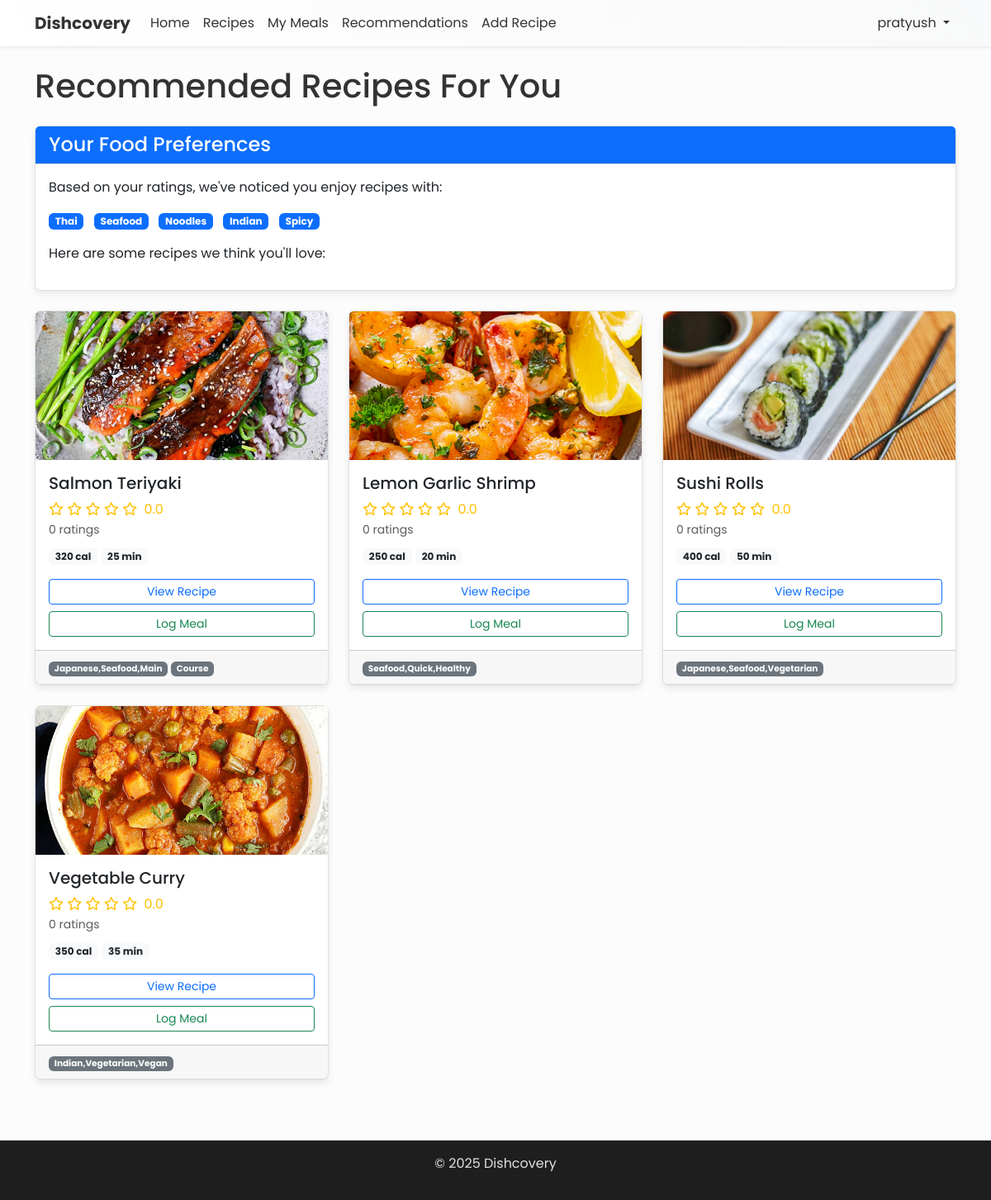
The app's page /recommendations/ (signed in) with its own data.
### core/models.py (models this page shows, shortened)
class User(AbstractUser):
    is_admin = models.BooleanField(default=False)

class Recipe(models.Model):
    id = models.AutoField(primary_key=True)
    name = models.CharField(max_length=30)
    recipe = models.TextField()
    author = models.ForeignKey(User, on_delete=models.CASCADE, related_name='created_recipes')
    cooking_time = models.IntegerField(help_text="Cooking time in minutes")
    image = models.ImageField(upload_to='recipes/', blank=True, null=True)
    protein = models.FloatField()
    carbs = models.FloatField()
    fat = models.FloatField()
    calories = models.FloatField()
    ingredients = models.TextField()
    tags = models.TextField(help_text="Comma separated tags")
    def get_average_rating(self):
        ratings = self.ratings.all()
        if ratings:
            return sum(rating.score for rating in ratings) / len(ratings)
        return 0

### core/views.py (the view)
# urls.py: path('recommendations/', views.recipe_recommendations, name='recommendations'),
@login_required
def recipe_recommendations(request):
    user_high_ratings = Rating.objects.filter(
        user=request.user,
        score__gte=4.0
    )
    liked_tags = []
    for rating in user_high_ratings:
        recipe_tags = rating.recipe.tags.split(',')
        liked_tags.extend([tag.strip() for tag in recipe_tags])
    from collections import Counter
    tag_counter = Counter(liked_tags)
    favorite_tags = [tag for tag, count in tag_counter.most_common(5)]
    user_rated_recipes = Rating.objects.filter(user=request.user).values_list('recipe_id', flat=True)
    recommended_recipes = []
    for tag in favorite_tags:
        tag_recipes = Recipe.objects.filter(
            tags__icontains=tag
        ).exclude(
            id__in=user_rated_recipes
        )
        recommended_recipes.extend(list(tag_recipes))
    recommended_recipes = list({recipe.id: recipe for recipe in recommended_recipes}.values())
    context = {
        'recommended_recipes': recommended_recipes[:10],  # Top 10 recommendations
        'favorite_tags': favorite_tags,
    }
    return render(request, 'recipes/recipe_recommendations.html', context)

### core/templates/recipes/recipe_recommendations.html (shortened to what this page needs)
{% extends 'base.html' %}
{% block content %}
<h1 class="mb-4">Recommended Recipes For You</h1>
{% if not recommended_recipes %}
    <div class="alert alert-info">
        <p>We don't have enough information to make personalized recommendations yet.</p>
        <p>Try rating more recipes to help us understand your preferences better.</p>
        <a href="{% url 'recipe_list' %}" class="btn btn-primary">Explore Recipes</a>
    </div>
{% else %}
    <div class="mb-4">
        <div class="card">
            <div class="card-header bg-primary text-white">
                <h4 class="mb-0">Your Food Preferences</h4>
            </div>
            <div class="card-body">
                <p>Based on your ratings, we've noticed you enjoy recipes with:</p>
                <div class="mb-3">
                    {% for tag in favorite_tags %}
                        <span class="badge bg-primary me-2">{{ tag }}</span>
                    {% endfor %}
                </div>
                <p>Here are some recipes we think you'll love:</p>
            </div>
        </div>
    </div>
    <div class="row">
        {% for recipe in recommended_recipes %}
            <div class="col-md-4 mb-4">
                <div class="card h-100">
                    {% if recipe.image %}
                        <img src="{{ recipe.image.url }}" class="card-img-top" alt="{{ recipe.name }}" style="height: 180px; object-fit: cover;">
                    {% else %}
                        <div class="bg-light text-center py-5">
                            <i class="fas fa-utensils fa-3x text-muted"></i>
                        </div>
                    {% endif %}
                    <div class="card-body">
                        <h5 class="card-title">{{ recipe.name }}</h5>
                        <div class="mb-2">
                            <div class="text-warning">
                                {% with avg_rating=recipe.get_average_rating %}
                                    {% for i in "12345"|make_list %}
                                        {% if forloop.counter <= avg_rating %}
                                            <i class="fas fa-star"></i>
                                        {% elif forloop.counter <= avg_rating|add:"0.5" %}
                                            <i class="fas fa-star-half-alt"></i>
                                        {% else %}
                                            <i class="far fa-star"></i>
                                        {% endif %}
                                    {% endfor %}
                                    <span class="ms-1">{{ avg_rating|floatformat:1 }}</span>
                                {% endwith %}
                            </div>
                            <small class="text-muted">{{ recipe.ratings.count }} rating{{ recipe.ratings.count|pluralize }}</small>
                        </div>
                        <div class="mb-3">
                            <span class="badge bg-light text-dark">{{ recipe.calories|floatformat }} cal</span>
                            <span class="badge bg-light text-dark">{{ recipe.cooking_time }} min</span>
                        </div>
                        <div class="d-grid gap-2">
                            <a href="{% url 'recipe_detail' recipe.id %}" class="btn btn-outline-primary btn-sm">View Recipe</a>
                            <a href="{% url 'log_meal_with_recipe' recipe.id %}" class="btn btn-outline-success btn-sm">Log Meal</a>
                        </div>
                    </div>
                    <div class="card-footer">
                        <small class="text-muted">
                            {% for tag in recipe.tags.split|slice:":3" %}
                                <a href="{% url 'recipe_list' %}?tags={{ tag }}" class="text-decoration-none">
                                    <span class="badge bg-secondary">{{ tag }}</span>
                                </a>
                            {% endfor %}
                        </small>
                    </div>
                </div>
            </div>
        {% endfor %}
    </div>
{% endif %}
{% endblock %}

### core/templates/base.html (shortened to what this page needs)
{% load static %}
{% load widget_tweaks %}
<!DOCTYPE html>
<html lang="en">
<head>
  <link href="https://cdn.jsdelivr.net/npm/bootstrap@5.3.0/dist/css/bootstrap.min.css" rel="stylesheet">
  <link rel="stylesheet" href="https://cdnjs.cloudflare.com/ajax/libs/font-awesome/6.0.0/css/all.min.css">
  <link rel="stylesheet" href="{% static 'dark-theme.css' %}">
</head>
<body>
  <nav class="navbar navbar-expand-lg navbar-light shadow-sm" style="background: linear-gradient(45deg, #ffffff, #f8f9fa);">
    <div class="container">
      <a class="navbar-brand fw-bold" href="{% url 'home' %}">Dishcovery</a>
      <div class="collapse navbar-collapse" id="navbarNav">
        <ul class="navbar-nav me-auto">
          <li class="nav-item">
            <a class="nav-link" href="{% url 'home' %}">Home</a>
          </li>
          <li class="nav-item">
            <a class="nav-link" href="{% url 'recipe_list' %}">Recipes</a>
          </li>
          {% if user.is_authenticated %}
          <li class="nav-item">
            <a class="nav-link" href="{% url 'meal_list' %}">My Meals</a>
          </li>
          <li class="nav-item">
            <a class="nav-link" href="{% url 'recommendations' %}">Recommendations</a>
          </li>
          <li class="nav-item">
            <a class="nav-link" href="{% url 'recipe_create' %}">Add Recipe</a>
          </li>
          {% endif %}
        </ul>
        <ul class="navbar-nav">
          {% if user.is_authenticated %}
          <li class="nav-item dropdown">
            <a class="nav-link dropdown-toggle" href="#" id="navbarDropdown" role="button" data-bs-toggle="dropdown">
              {{ user.username }}
            </a>
          </li>
          {% endif %}
        </ul>
      </div>
    </div>
  </nav>
  <div class="container mt-4">
    {% block content %}{% endblock %}
  </div>
  <footer class="mt-5 py-3" style="background: #1e1e1e; color: #e0e0e0;">
    <div class="container text-center">
      <p>© {% now "Y" %} Dishcovery</p>
    </div>
  </footer>
</body>
</html>

### dishcovery/static/dark-theme.css (style rules this page uses)
:root { --light-bg: #fcfcfc; --light-surface: #ffffff; --light-card: #ffffff; --light-hover: #f0f0f0; --light-text: #333333; --light-text-secondary: #666666; --light-border: #e0e0e0; --light-primary: #5b9bd5; --light-primary-hover: #4a8ac4; --light-success: #28a745; --light-warning: #ffc107; --light-danger: #dc3545; --light-info: #17a2b8; --border-radius: 8px; --transition-speed: 0.3s; }
body { background-color: var(--light-bg); color: var(--light-text); font-family: 'Poppins', sans-serif; }
.navbar { background-color: var(--light-surface) !important; box-shadow: 0 4px 12px rgba(0, 0, 0, 0.08); }
.navbar-brand, .nav-link { color: var(--light-text) !important; transition: color var(--transition-speed); }
.card { background-color: var(--light-card); border: 1px solid var(--light-border); border-radius: var(--border-radius); box-shadow: 0 4px 8px rgba(0, 0, 0, 0.08); transition: transform var(--transition-speed), box-shadow var(--transition-speed); }
.card-header, .card-footer { background-color: rgba(0, 0, 0, 0.03); border-bottom: 1px solid var(--light-border); }
footer { border-top: 1px solid var(--light-border); }

### core/templates/base.html (style rules this page uses)
body { font-family: 'Poppins', sans-serif; }

### records on screen
User: username "pratyush"
Recipe: image (picture), name "Salmon Teriyaki", get_average_rating "0.0", ratings.count "0", calories "320", cooking_time "25", split "Japanese,Seafood,Main" "Course"
Recipe: image (picture), name "Lemon Garlic Shrimp", get_average_rating "0.0", ratings.count "0", calories "250", cooking_time "20", split "Seafood,Quick,Healthy"
Recipe: image (picture), name "Sushi Rolls", get_average_rating "0.0", ratings.count "0", calories "400", cooking_time "50", split "Japanese,Seafood,Vegetarian"
Recipe: image (picture), name "Vegetable Curry", get_average_rating "0.0", ratings.count "0", calories "350", cooking_time "35", split "Indian,Vegetarian,Vegan"

### other values on screen
{{ tag }} "Thai" "Seafood" "Noodles" "Indian" "Spicy"
